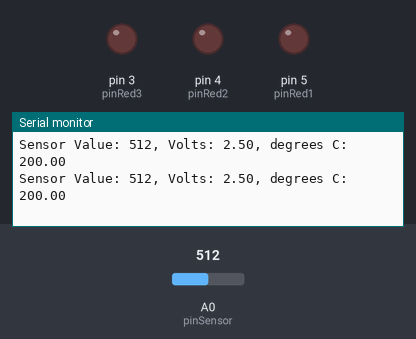
A sketch run on a simulated Arduino Uno, built with avr-gcc and run on an emulated ATmega328P. Shown: output pins drawn as LEDs (lit = HIGH), the last lines printed to the serial monitor. Inputs (shaded band) come from the test bench; at power-on: A0 (pinSensor) = 512.

Above: at 1.2 s.
1.3 s: A0 (pinSensor) set to 306
At 1.39 s:
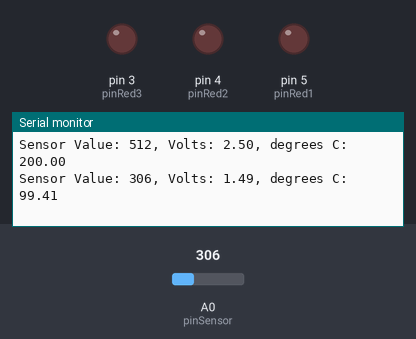
4.3 s: A0 (pinSensor) set to 322
At 4.3 s:
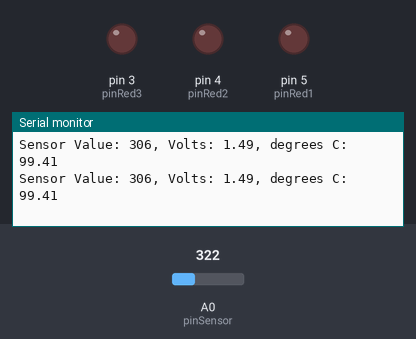
Timing chart, 0 to 7.3 s (numbered marks = the images above; inputs shaded):
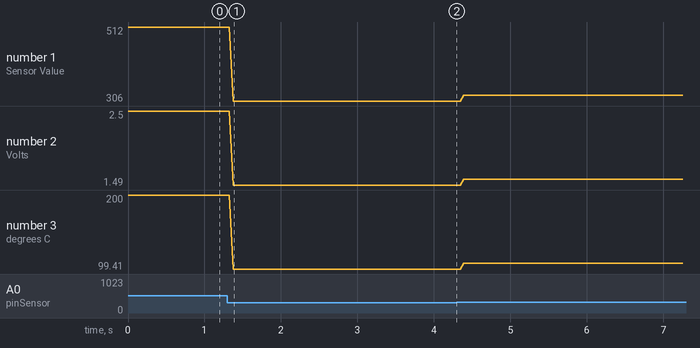

Measured:
- after the input at 1.3 s, the serial monitor: prints a new line after 0.08 s (image 1)
- plotted number 1: 512 → 306 after the input at 1.3 s, 306 → 322 after the input at 4.3 s
- plotted number 2: 2.5 → 1.49 after the input at 1.3 s, 1.49 → 1.57 after the input at 4.3 s
- plotted number 3: 200 → 99.41 after the input at 1.3 s, 99.41 → 107 after the input at 4.3 s

The sketch:

main.ino
```cpp
int pinRed1 = 5;
int pinRed2 = 4;
int pinRed3 = 3;
const int leds[] = { pinRed1, pinRed2, pinRed3 };
const int pinSensor = A0;
const float baselineTemp = 23.0;
const float tempStep = 0.6;

void setup() {
  Serial.begin(9600);

  for (int led : leds) {
    pinMode(led, OUTPUT);
    digitalWrite(led, LOW);
  }
}

void loop() {
  int sensorVal = analogRead(pinSensor);
  Serial.print("Sensor Value: ");
  Serial.print(sensorVal);

  float voltage = (sensorVal/1024.0) * 5.0;
  Serial.print(", Volts: ");
  Serial.print(voltage);

  float temperature = (voltage - .5) * 100;
  Serial.print(", degrees C: ");
  Serial.println(temperature);

  if (temperature < baselineTemp) {
    for (int led : leds) {
      digitalWrite(led, LOW);
    }
  }
  else if (temperature < baselineTemp + tempStep) {
    digitalWrite(pinRed1, LOW);
    digitalWrite(pinRed2, LOW);
    digitalWrite(pinRed3, HIGH);
  }
  else if (temperature < baselineTemp + tempStep * 2) {
    digitalWrite(pinRed1, LOW);
    digitalWrite(pinRed2, HIGH);
    digitalWrite(pinRed3, HIGH);
  }
  else if (temperature < baselineTemp + tempStep * 3) {
    digitalWrite(pinRed1, HIGH);
    digitalWrite(pinRed2, HIGH);
    digitalWrite(pinRed3, HIGH);
  }
}
```
